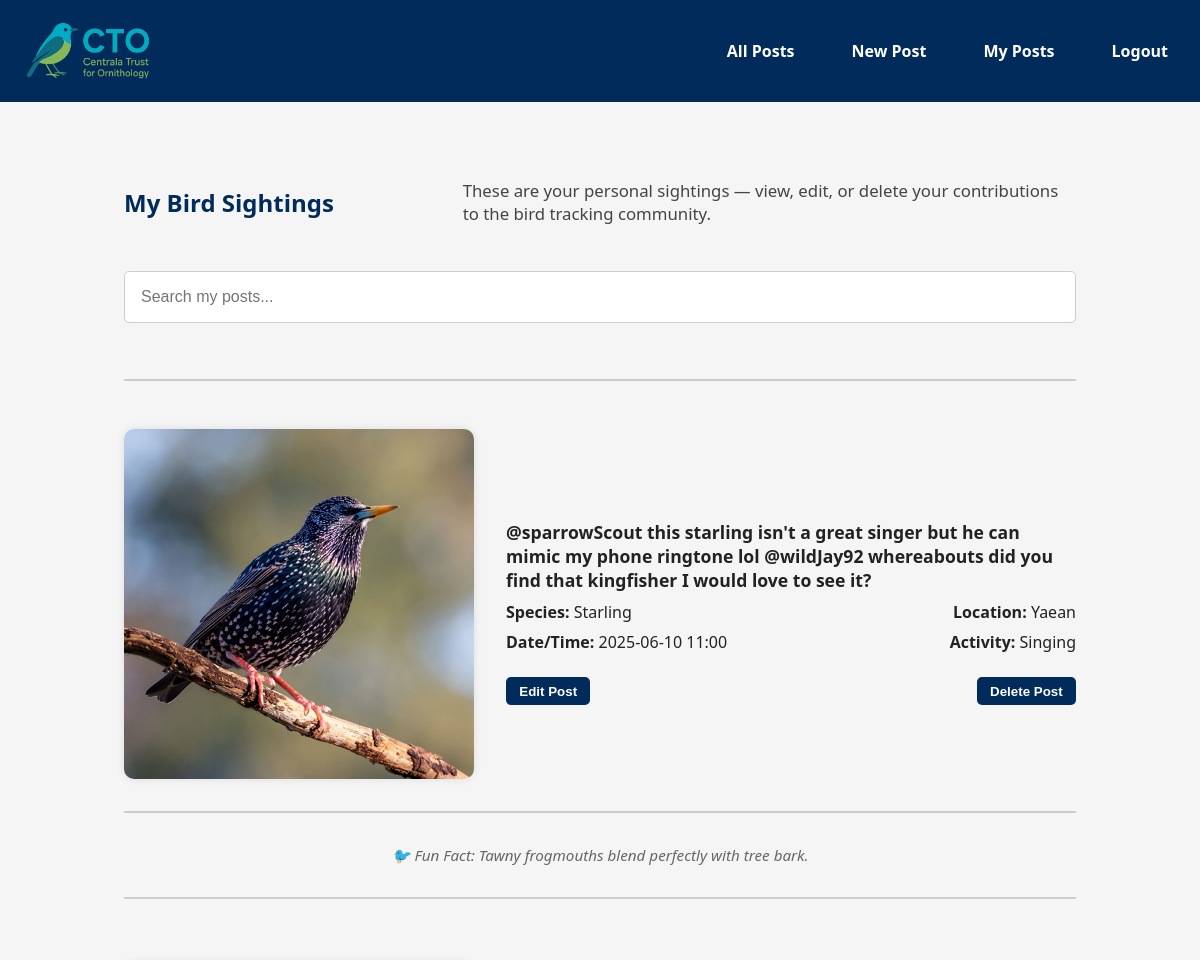
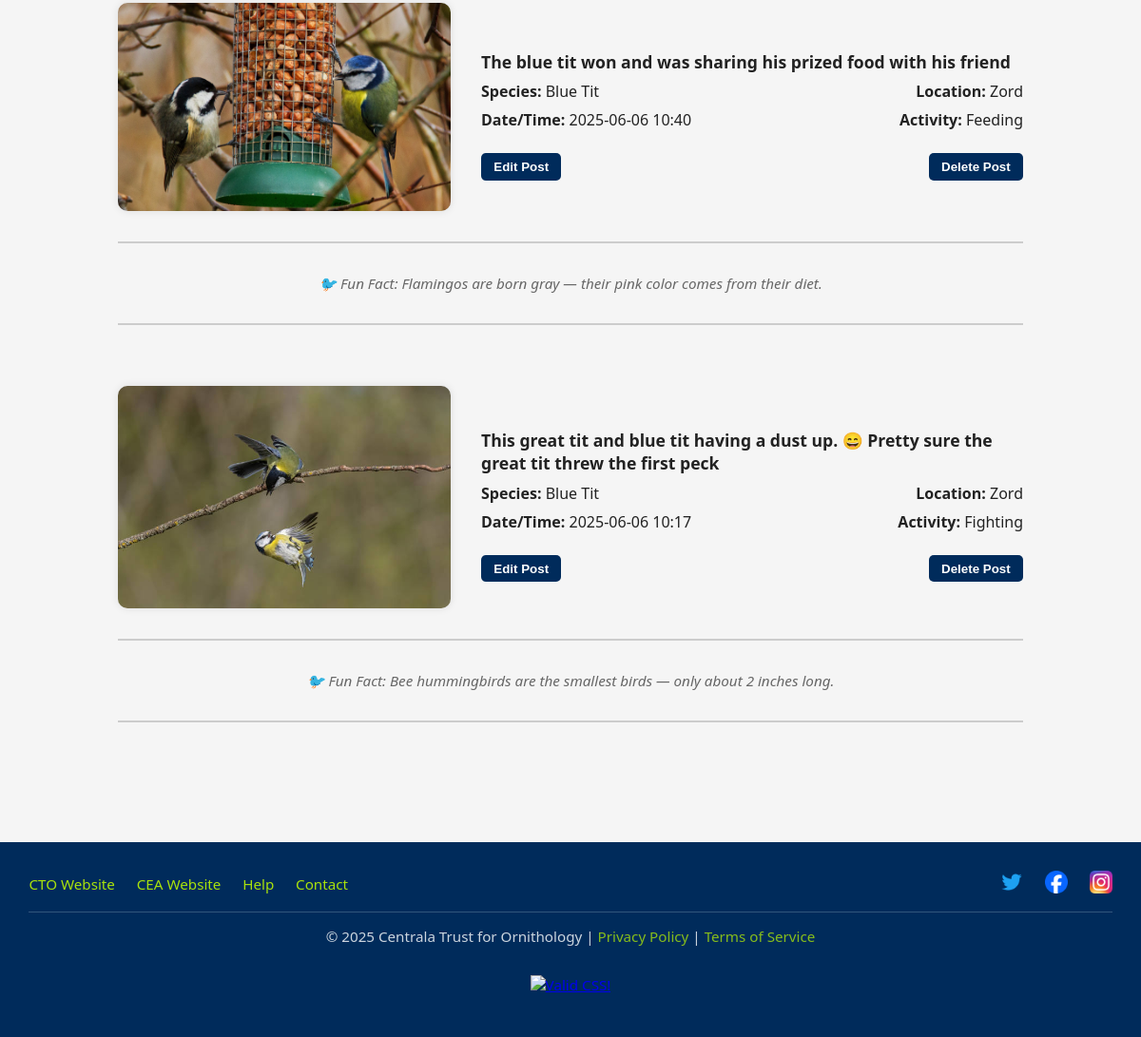
Page /my-posts (signed in) on the committed database (2 pictures, top to bottom).
### tables this page shows
CREATE TABLE posts (
        id INTEGER PRIMARY KEY AUTOINCREMENT,
        user_id INTEGER NOT NULL,
        location TEXT,
        bird_species TEXT,
        activity TEXT,
        duration INTEGER,
        date TEXT,
        time TEXT,
        comments TEXT,
        image_filename TEXT,
        FOREIGN KEY (user_id) REFERENCES users(id)
    );

### app.py (the view)
@app.route('/my-posts')
def my_posts():
    if 'user_id' not in session:
        flash("You must be logged in to view your posts.")
        return redirect(url_for('login'))
    user_id = session['user_id']
    with sqlite3.connect(DB_PATH) as conn:
        conn.row_factory = sqlite3.Row
        c = conn.cursor()
        c.execute('''
            SELECT posts.*, users.username
            FROM posts
            JOIN users ON posts.user_id = users.id
            WHERE users.id = ?
            ORDER BY posts.id DESC
        ''', (user_id,))
        posts = c.fetchall()
    return render_template('my_posts.html', posts=posts)

### templates/my_posts.html
{% extends "base.html" %}
{% block content %}
<div class="posts-wrapper">
    <section class="all-posts-header">
        <div class="header-left">
            <h2>My Bird Sightings</h2>
        </div>
        <div class="header-right">
            <p>
                These are your personal sightings — view, edit, or delete your contributions to the bird tracking community.
            </p>
        </div>
    </section>
    <div class="post-section">
        <input type="text" id="search" placeholder="Search my posts...">
        <hr class="post-separator">
        <div id="post-list">
            {% if posts %}
                {% for post in posts %}
                <div class="post-wrapper">
                    <div class="post-container">
                        <div class="post-image">
                            {% if post.image_filename %}
                            <img src="{{ url_for('static', filename='uploads/' ~ post.image_filename) }}" alt="Image of {{ post.bird_species }}">
                            {% endif %}
                        </div>
                        <div class="post-info">
                            <p class="post-comment">{{ post.comments }}</p>
                            <div class="post-details">
                                <div class="left-detail"><strong>Species:</strong> {{ post.bird_species }}</div>
                                <div class="right-detail"><strong>Location:</strong> {{ post.location }}</div>
                                <div class="left-detail"><strong>Date/Time:</strong> {{ post.date }} {{ post.time }}</div>
                                <div class="right-detail"><strong>Activity:</strong> {{ post.activity }}</div>
                            </div>
                            <div class="post-actions">
                                <a href="{{ url_for('edit_post', post_id=post.id) }}">
                                    <button type="button">Edit Post</button>
                                </a>
                                    <button type="button" onclick="confirmDelete({{ post.id }})">Delete Post</button>
                            </div>
                        </div>
                    </div>
                    <hr class="post-separator">
                    <div class="post-fact">
                        <em class="fun-fact"></em>
                    </div>
                    <hr class="post-separator">
                </div>
                {% endfor %}
            {% else %}
                <p>You have not posted anything yet.</p>
            {% endif %}
        </div>
    </div>
</div>
{% endblock %}

### rows in the picture
posts: image_filename (picture), comments "@sparrowScout this starling isn't a great singer but he can mimic my phone ringtone lol @wildJay92 whereabouts did you find that kingfisher I would love to see it?", bird_species "Starling", location "Yaean", date "2025-06-10", time "11:00", activity "Singing"
posts: image_filename (picture), comments "The blue tit won and was sharing his prized food with his friend", bird_species "Blue Tit", location "Zord", date "2025-06-06", time "10:40", activity "Feeding"
posts: image_filename (picture), comments "This great tit and blue tit having a dust up. 😄 Pretty sure the great tit threw the first peck", bird_species "Blue Tit", location "Zord", date "2025-06-06", time "10:17", activity "Fighting"
